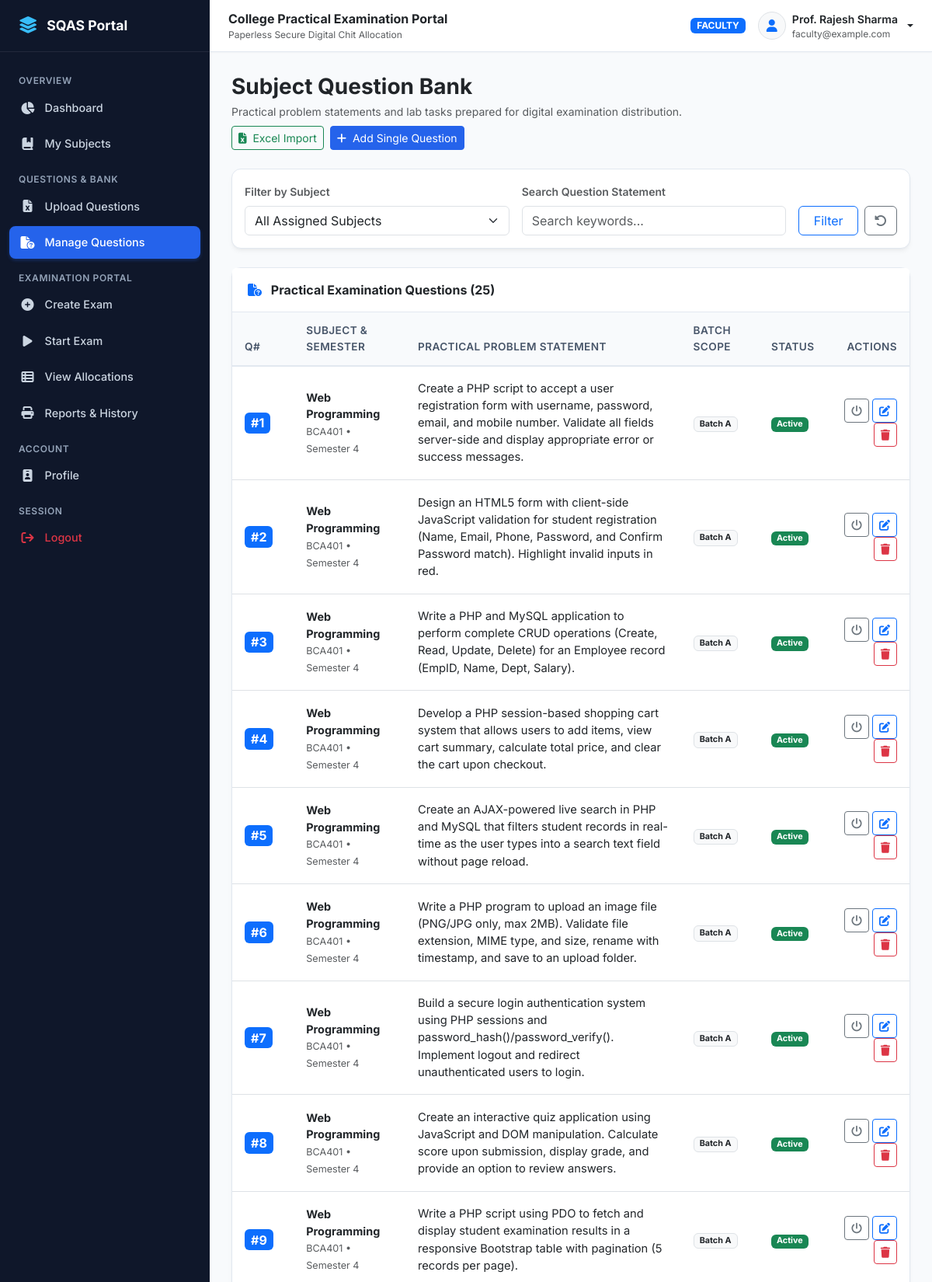
/faculty/questions.php (signed in, upper part), run on the app's committed database.
### tables this page shows
CREATE TABLE `questions` (
  `question_id` INT AUTO_INCREMENT PRIMARY KEY,
  `subject_id` INT NOT NULL,
  `semester_id` INT NOT NULL,
  `batch_id` INT DEFAULT NULL,
  `question_number` INT NOT NULL,
  `question_text` TEXT NOT NULL,
  `status` ENUM('active', 'inactive') NOT NULL DEFAULT 'active',
  `created_by` INT NOT NULL,
  `created_at` TIMESTAMP DEFAULT CURRENT_TIMESTAMP,
  INDEX `idx_questions_subject` (`subject_id`),
  FOREIGN KEY (`subject_id`) REFERENCES `subjects`(`subject_id`) ON DELETE CASCADE,
  FOREIGN KEY (`semester_id`) REFERENCES `semesters`(`semester_id`) ON DELETE CASCADE,
  FOREIGN KEY (`created_by`) REFERENCES `users`(`user_id`) ON DELETE CASCADE
);

CREATE TABLE `subjects` (
  `subject_id` INT AUTO_INCREMENT PRIMARY KEY,
  `subject_code` VARCHAR(50) NOT NULL UNIQUE,
  `subject_name` VARCHAR(150) NOT NULL,
  `semester_id` INT NOT NULL,
  `status` ENUM('active', 'inactive') NOT NULL DEFAULT 'active',
  `created_at` TIMESTAMP DEFAULT CURRENT_TIMESTAMP,
  FOREIGN KEY (`semester_id`) REFERENCES `semesters`(`semester_id`) ON DELETE CASCADE
);

CREATE TABLE `semesters` (
  `semester_id` INT AUTO_INCREMENT PRIMARY KEY,
  `semester_name` VARCHAR(50) NOT NULL,
  `semester_code` VARCHAR(20) NOT NULL UNIQUE,
  `status` ENUM('active', 'inactive') NOT NULL DEFAULT 'active',
  `created_at` TIMESTAMP DEFAULT CURRENT_TIMESTAMP
);

CREATE TABLE `batches` (
  `batch_id` INT AUTO_INCREMENT PRIMARY KEY,
  `batch_name` VARCHAR(50) NOT NULL,
  `semester_id` INT NOT NULL,
  `division_id` INT NOT NULL,
  `start_roll_no` INT NOT NULL,
  `end_roll_no` INT NOT NULL,
  `status` ENUM('active', 'inactive') NOT NULL DEFAULT 'active',
  `created_at` TIMESTAMP DEFAULT CURRENT_TIMESTAMP,
  INDEX `idx_batch_sem_div` (`semester_id`, `division_id`),
  FOREIGN KEY (`semester_id`) REFERENCES `semesters`(`semester_id`) ON DELETE CASCADE,
  FOREIGN KEY (`division_id`) REFERENCES `divisions`(`division_id`) ON DELETE CASCADE
);

### faculty/questions.php (the view, shortened to what this page needs)
<?php
require_once __DIR__ . '/../includes/functions.php';
$filterSubject = (int)($_GET['subject_id'] ?? 0);
$search = trim($_GET['search'] ?? '');
$where = ["1=1"];
$params = [];
$whereClause = implode(" AND ", $where);
$qListStmt = $pdo->prepare("
    SELECT q.*, s.subject_name, s.subject_code, sem.semester_name, b.batch_name
    FROM questions q
    JOIN subjects s ON q.subject_id = s.subject_id
    JOIN semesters sem ON q.semester_id = sem.semester_id
    LEFT JOIN batches b ON q.batch_id = b.batch_id
    WHERE {$whereClause}
    ORDER BY s.subject_code ASC, q.question_number ASC
");
$qListStmt->execute($params);
$questions = $qListStmt->fetchAll();
include __DIR__ . '/../includes/header.php';
?>
<div class="d-flex justify-content-between align-items-center mb-4 flex-wrap gap-2">
    <div>
        <h3 class="fw-bold text-dark mb-1">Subject Question Bank</h3>
        <p class="text-muted small mb-0">Practical problem statements and lab tasks prepared for digital examination distribution.</p>
    </div>
    <div class="d-flex gap-2">
        <a href="upload_questions.php" class="btn btn-outline-success btn-sm">
            <i class="fa-solid fa-file-excel me-1"></i> Excel Import
        </a>
        <button class="btn btn-primary btn-sm" data-bs-toggle="modal" data-bs-target="#addQModal">
            <i class="fa-solid fa-plus me-1"></i> Add Single Question
        </button>
    </div>
</div>
<div class="card mb-4">
    <div class="card-body">
        <form method="GET" action="questions.php" class="row g-3 align-items-end">
            <div class="col-md-5">
                <label class="form-label small fw-semibold text-muted">Filter by Subject</label>
                <select name="subject_id" class="form-select">
                    <option value="">All Assigned Subjects</option>
                </select>
            </div>
            <div class="col-md-5">
                <label class="form-label small fw-semibold text-muted">Search Question Statement</label>
                <input type="text" name="search" class="form-control" placeholder="Search keywords..." value="<?= e($search) ?>">
            </div>
            <div class="col-md-2 d-flex gap-2">
                <button type="submit" class="btn btn-outline-primary w-100">Filter</button>
                <a href="questions.php" class="btn btn-outline-secondary" title="Reset Filters"><i class="fa-solid fa-rotate-left"></i></a>
            </div>
        </form>
    </div>
</div>
<div class="card">
    <div class="card-header bg-white d-flex justify-content-between align-items-center">
        <span class="fw-bold text-dark"><i class="fa-solid fa-file-circle-question me-2 text-primary"></i> Practical Examination Questions (<?= count($questions) ?>)</span>
    </div>
    <div class="card-body p-0">
        <div class="table-responsive">
            <table class="table table-hover align-middle mb-0">
                <thead>
                    <tr>
                        <th style="width: 70px;">Q#</th>
                        <th>Subject & Semester</th>
                        <th>Practical Problem Statement</th>
                        <th>Batch Scope</th>
                        <th>Status</th>
                        <th class="text-end">Actions</th>
                    </tr>
                </thead>
                <tbody>
                    <?php if (empty($questions)): ?>
                        <tr><td colspan="6" class="text-center text-muted py-4">No questions found matching criteria.</td></tr>
                    <?php else: ?>
                        <?php foreach ($questions as $q): ?>
                            <tr>
                                <td><span class="badge bg-primary fs-6 px-2">#<?= $q['question_number'] ?></span></td>
                                <td>
                                    <div class="fw-bold text-dark"><?= e($q['subject_name']) ?></div>
                                    <small class="text-muted"><?= e($q['subject_code']) ?> &bull; <?= e($q['semester_name']) ?></small>
                                </td>
                                <td>
                                    <div class="text-dark py-1" style="max-width: 520px; font-size: 0.92rem; line-height: 1.5;">
                                        <?= nl2br(e($q['question_text'])) ?>
                                    </div>
                                </td>
                                <td>
                                    <?php if ($q['batch_name']): ?>
                                        <span class="badge bg-light text-dark border"><?= e($q['batch_name']) ?></span>
                                    <?php else: ?>
                                        <span class="badge bg-light text-muted border">Subject Wide</span>
                                    <?php endif; ?>
                                </td>
                                <td><?= status_badge($q['status']) ?></td>
                                <td class="text-end">
                                    <a href="questions.php?action=toggle&id=<?= $q['question_id'] ?>&subject_id=<?= $filterSubject ?>" class="btn btn-sm btn-outline-secondary" title="Toggle Status">
                                        <i class="fa-solid fa-power-off"></i>
                                    </a>
                                    <button class="btn btn-sm btn-outline-primary" data-bs-toggle="modal" data-bs-target="#editModal<?= $q['question_id'] ?>" title="Edit">
                                        <i class="fa-solid fa-pen-to-square"></i>
                                    </button>
                                    <a href="questions.php?action=delete&id=<?= $q['question_id'] ?>&subject_id=<?= $filterSubject ?>" class="btn btn-sm btn-outline-danger" data-confirm="Are you sure you want to delete Question #<?= $q['question_number'] ?>?" title="Delete">
                                        <i class="fa-solid fa-trash"></i>
                                    </a>
                                </td>
                            </tr>
                        <?php endforeach; ?>
                    <?php endif; ?>
                </tbody>
            </table>
        </div>
    </div>
</div>
<?php include __DIR__ . '/../includes/footer.php'; ?>

### includes/functions.php (shortened to what this page needs)
<?php
function e($string) {
    return htmlspecialchars((string)$string, ENT_QUOTES, 'UTF-8');
}
function status_badge($status) {
    $status = strtolower($status);
    $map = [
        'active'     => ['class' => 'bg-success', 'text' => 'Active'],
        'inactive'   => ['class' => 'bg-secondary', 'text' => 'Inactive'],
        'scheduled'  => ['class' => 'bg-info text-dark', 'text' => 'Scheduled'],
        'running'    => ['class' => 'bg-warning text-dark', 'text' => 'Running'],
        'completed'  => ['class' => 'bg-primary', 'text' => 'Completed'],
        'cancelled'  => ['class' => 'bg-danger', 'text' => 'Cancelled'],
        'draft'      => ['class' => 'bg-secondary', 'text' => 'Draft'],
        'allocated'  => ['class' => 'bg-info text-dark', 'text' => 'Allocated'],
        'submitted'  => ['class' => 'bg-success', 'text' => 'Submitted'],
        'absent'     => ['class' => 'bg-danger', 'text' => 'Absent']
    ];
    $item = $map[$status] ?? ['class' => 'bg-secondary', 'text' => ucfirst($status)];
    return '<span class="badge ' . $item['class'] . '">' . $item['text'] . '</span>';
}

### assets/css/style.css (style rules this page uses)
:root { --primary-navy: #0f2744; --primary-blue: #1e40af; --primary-accent: #2563eb; --primary-hover: #1d4ed8; --bg-slate: #f8fafc; --bg-sidebar: #0f172a; --bg-sidebar-hover: #1e293b; --text-dark: #1e293b; --text-muted: #64748b; --border-light: #e2e8f0; --card-shadow: 0 4px 6px -1px rgba(0, 0, 0, 0.05), 0 2px 4px -2px rgba(0, 0, 0, 0.05); --card-hover-shadow: 0 10px 15px -3px rgba(0, 0, 0, 0.08), 0 4px 6px -4px rgba(0, 0, 0, 0.05); }
body { font-family: 'Inter', system-ui, -apple-system, BlinkMacSystemFont, "Segoe UI", Roboto, sans-serif; background-color: var(--bg-slate); color: var(--text-dark); min-height: 100vh; display: flex; flex-direction: column; }
.card { border: 1px solid var(--border-light); border-radius: 0.75rem; box-shadow: var(--card-shadow); transition: box-shadow 0.2s ease, transform 0.2s ease; background-color: #ffffff; }
.card-header { background-color: #ffffff; border-bottom: 1px solid var(--border-light); font-weight: 600; padding: 1rem 1.25rem; }
.table thead th { background-color: #f8fafc; color: #475569; font-weight: 600; font-size: 0.85rem; text-transform: uppercase; letter-spacing: 0.03em; border-bottom: 2px solid var(--border-light); padding: 0.85rem 1rem; }
.table tbody td { padding: 0.85rem 1rem; vertical-align: middle; font-size: 0.9rem; }
.btn-primary { background-color: var(--primary-accent); border-color: var(--primary-accent); }

### data on the page
questions: question_number "1", subject.subject_name "Web Programming", subject.subject_code "BCA401", semester.semester_name "Semester 4", question_text "Create a PHP script to accept a user registration form with username, password, email, and mobile number. Validate all fields server-side and display appropriate error or success messages.", batch.batch_name "Batch A", status "Active"
questions: question_number "2", subject.subject_name "Web Programming", subject.subject_code "BCA401", semester.semester_name "Semester 4", question_text "Design an HTML5 form with client-side JavaScript validation for student registration (Name, Email, Phone, Password, and Confirm Password match). Highlight invalid inputs in red.", batch.batch_name "Batch A", status "Active"
questions: question_number "3", subject.subject_name "Web Programming", subject.subject_code "BCA401", semester.semester_name "Semester 4", question_text "Write a PHP and MySQL application to perform complete CRUD operations (Create, Read, Update, Delete) for an Employee record (EmpID, Name, Dept, Salary).", batch.batch_name "Batch A", status "Active"
questions: question_number "4", subject.subject_name "Web Programming", subject.subject_code "BCA401", semester.semester_name "Semester 4", question_text "Develop a PHP session-based shopping cart system that allows users to add items, view cart summary, calculate total price, and clear the cart upon checkout.", batch.batch_name "Batch A", status "Active"
questions: question_number "5", subject.subject_name "Web Programming", subject.subject_code "BCA401", semester.semester_name "Semester 4", question_text "Create an AJAX-powered live search in PHP and MySQL that filters student records in real-time as the user types into a search text field without page reload.", batch.batch_name "Batch A", status "Active"
questions: question_number "6", subject.subject_name "Web Programming", subject.subject_code "BCA401", semester.semester_name "Semester 4", question_text "Write a PHP program to upload an image file (PNG/JPG only, max 2MB). Validate file extension, MIME type, and size, rename with timestamp, and save to an upload folder.", batch.batch_name "Batch A", status "Active"
questions: question_number "7", subject.subject_name "Web Programming", subject.subject_code "BCA401", semester.semester_name "Semester 4", question_text "Build a secure login authentication system using PHP sessions and password_hash()/password_verify(). Implement logout and redirect unauthenticated users to login.", batch.batch_name "Batch A", status "Active"
questions: question_number "8", subject.subject_name "Web Programming", subject.subject_code "BCA401", semester.semester_name "Semester 4", question_text "Create an interactive quiz application using JavaScript and DOM manipulation. Calculate score upon submission, display grade, and provide an option to review answers.", batch.batch_name "Batch A", status "Active"
questions: question_number "9", subject.subject_name "Web Programming", subject.subject_code "BCA401", semester.semester_name "Semester 4", question_text "Write a PHP script using PDO to fetch and display student examination results in a responsive Bootstrap table with pagination (5 records per page).", batch.batch_name "Batch A", status "Active"

### other printed values
$currentUser['role'] "FACULTY"
$currentUser['name'] "Prof. Rajesh Sharma"
$currentUser['email'] "faculty@example.com"
count($questions) "25"
